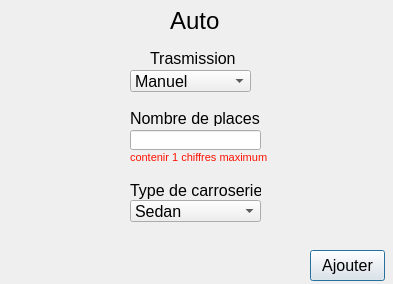
<?xml version="1.0" encoding="UTF-8"?>
<ui version="4.0">
 <class>Dialog</class>
 <widget class="QDialog" name="Dialog">
  <property name="geometry">
   <rect>
    <x>0</x>
    <y>0</y>
    <width>393</width>
    <height>284</height>
   </rect>
  </property>
  <property name="font">
   <font>
    <pointsize>12</pointsize>
   </font>
  </property>
  <property name="windowTitle">
   <string>Dialog</string>
  </property>
  <widget class="QLabel" name="label">
   <property name="geometry">
    <rect>
     <x>170</x>
     <y>10</y>
     <width>71</width>
     <height>21</height>
    </rect>
   </property>
   <property name="font">
    <font>
     <pointsize>18</pointsize>
    </font>
   </property>
   <property name="text">
    <string>Auto</string>
   </property>
  </widget>
  <widget class="QLabel" name="label_transmission">
   <property name="geometry">
    <rect>
     <x>150</x>
     <y>50</y>
     <width>101</width>
     <height>16</height>
    </rect>
   </property>
   <property name="font">
    <font>
     <pointsize>12</pointsize>
    </font>
   </property>
   <property name="text">
    <string>Trasmission</string>
   </property>
  </widget>
  <widget class="QLabel" name="label_nbr_places">
   <property name="geometry">
    <rect>
     <x>130</x>
     <y>110</y>
     <width>131</width>
     <height>16</height>
    </rect>
   </property>
   <property name="text">
    <string>Nombre de places </string>
   </property>
  </widget>
  <widget class="QLabel" name="label_type_carroserie">
   <property name="geometry">
    <rect>
     <x>130</x>
     <y>180</y>
     <width>131</width>
     <height>21</height>
    </rect>
   </property>
   <property name="text">
    <string>Type de carroserie</string>
   </property>
  </widget>
  <widget class="QComboBox" name="comboBox_transmission">
   <property name="geometry">
    <rect>
     <x>130</x>
     <y>70</y>
     <width>121</width>
     <height>22</height>
    </rect>
   </property>
   <item>
    <property name="text">
     <string>Manuel </string>
    </property>
   </item>
   <item>
    <property name="text">
     <string>Automatique </string>
    </property>
   </item>
   <item>
    <property name="text">
     <string>Automatique/séquentielle</string>
    </property>
   </item>
  </widget>
  <widget class="QLineEdit" name="lineEdit_nbr_places">
   <property name="geometry">
    <rect>
     <x>130</x>
     <y>130</y>
     <width>131</width>
     <height>20</height>
    </rect>
   </property>
  </widget>
  <widget class="QComboBox" name="comboBox_type_carosserie">
   <property name="geometry">
    <rect>
     <x>130</x>
     <y>200</y>
     <width>131</width>
     <height>22</height>
    </rect>
   </property>
   <item>
    <property name="text">
     <string>Sedan </string>
    </property>
   </item>
   <item>
    <property name="text">
     <string>Hatchback </string>
    </property>
   </item>
  </widget>
  <widget class="QLabel" name="label_error_nbr_places">
   <property name="geometry">
    <rect>
     <x>130</x>
     <y>150</y>
     <width>141</width>
     <height>16</height>
    </rect>
   </property>
   <property name="font">
    <font>
     <pointsize>8</pointsize>
    </font>
   </property>
   <property name="text">
    <string>&lt;html&gt;&lt;head/&gt;&lt;body&gt;&lt;p&gt;&lt;span style=&quot; color:#ff1202;&quot;&gt;contenir 1 chiffres maximum&lt;/span&gt;&lt;/p&gt;&lt;/body&gt;&lt;/html&gt;</string>
   </property>
  </widget>
  <widget class="QPushButton" name="pushButton_ajouter">
   <property name="geometry">
    <rect>
     <x>310</x>
     <y>250</y>
     <width>75</width>
     <height>31</height>
    </rect>
   </property>
   <property name="text">
    <string>Ajouter</string>
   </property>
  </widget>
 </widget>
 <resources/>
 <connections/>
</ui>
